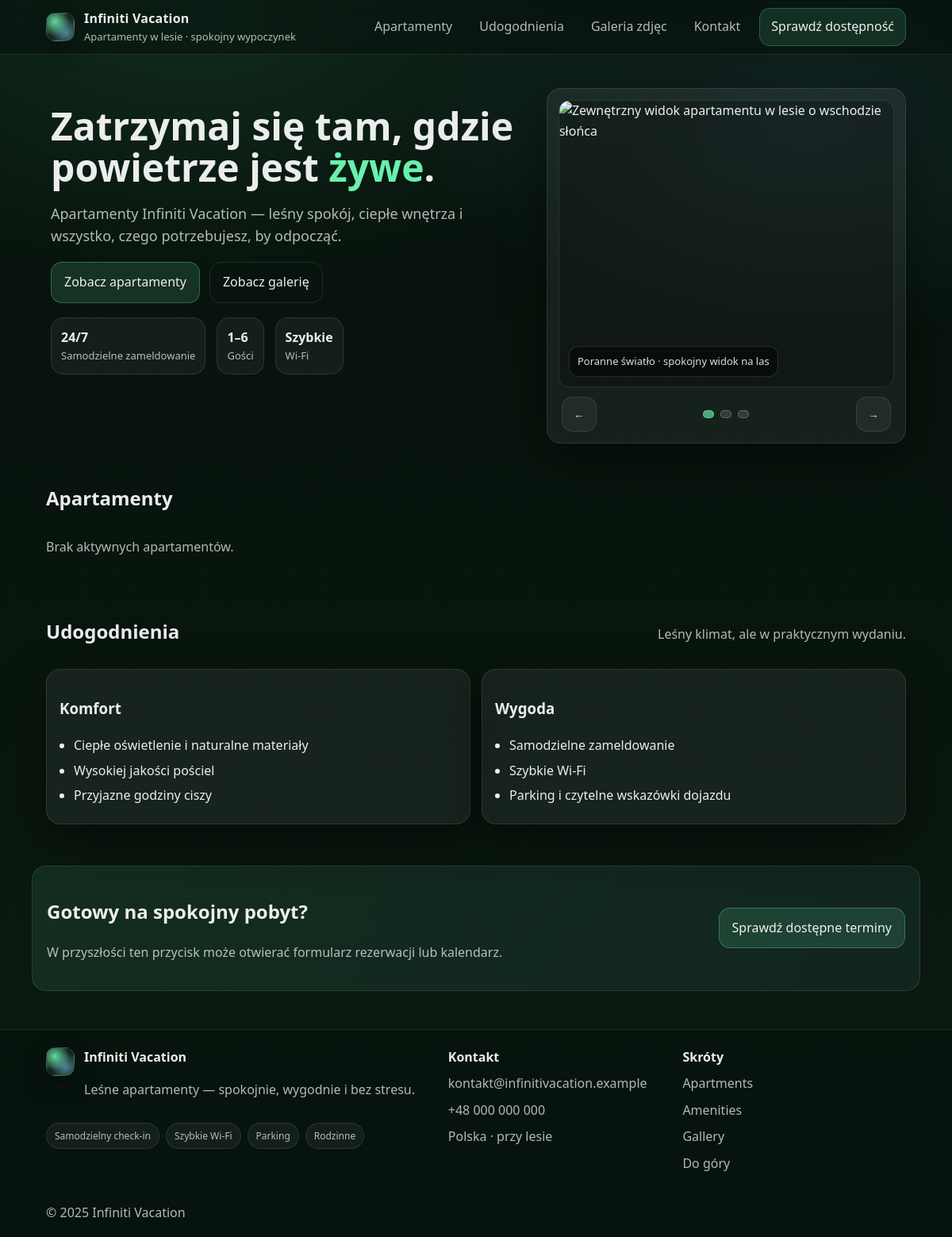
Before: /website/ with the older database file.
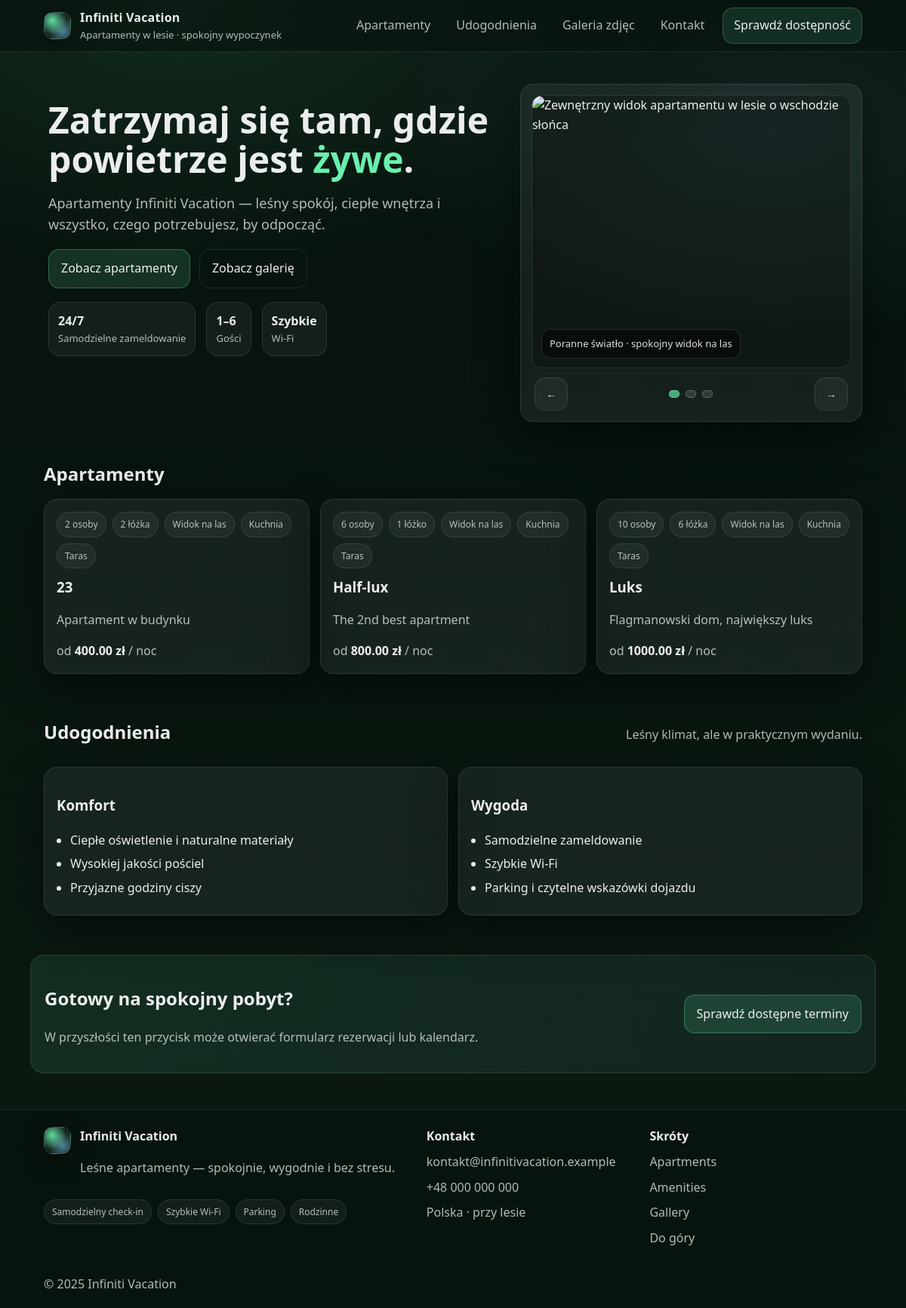
After: the same page with the newer database file.
### infiniti_vacation/models.py (models this page shows, shortened)
class Apartment(models.Model):
    name = models.CharField(_("Name"), max_length=120)
    slug = models.SlugField(_("Slug"), max_length=140, unique=True)
    short_description = models.CharField(
        _("Short description"), max_length=220, blank=True
    )
    description = models.TextField(_("Description"), blank=True)
    guests_max = models.PositiveSmallIntegerField(_("Max guests"), default=2)
    beds = models.PositiveSmallIntegerField(_("Beds"), default=1)
    has_kitchen = models.BooleanField(_("Kitchen"), default=False)
    has_terrace = models.BooleanField(_("Terrace"), default=False)
    forest_view = models.BooleanField(_("Forest view"), default=True)
    price_per_night_pln = models.DecimalField(
        _("Price per night (PLN)"), max_digits=8, decimal_places=2
    )
    cover_image_path = models.CharField(
        _("Cover image path"),
        max_length=255,
        blank=True,
        help_text=_(
            "Example: infinitivacation/img/apt-1.jpg or static path: "
            "infiniti_vacation/img/slide-1.jpg"
        ),
    )
    is_active = models.BooleanField(_("Active"), default=True)
    created_at = models.DateTimeField(_("Created at"), auto_now_add=True)
    updated_at = models.DateTimeField(_("Updated at"), auto_now=True)
    class Meta:
        verbose_name = _("Apartment")
        verbose_name_plural = _("Apartments")
        ordering = ["name"]
        indexes = [
            models.Index(fields=["is_active"]),
            models.Index(fields=["slug"]),
        ]

### infiniti_vacation/views.py (the view)
# urls.py: path("", home, name="home"),
def home(request):
    apartments = Apartment.objects.filter(is_active=True).order_by("name")
    return render(request, "infiniti_vacation/page.html", {"apartments": apartments})

### infiniti_vacation/templates/infiniti_vacation/page.html (shortened to what this page needs)
{% load static %}
<!doctype html>
<html lang="pl">
<head>
  <link rel="stylesheet" href="{% static 'infiniti_vacation/css/site.css' %}">
</head>
<body>
  {% include "infiniti_vacation/partials/header.html" %}
  <main id="main">
    <section class="hero" id="top">
      <div class="container hero-grid">
        <div class="hero-copy">
          <h1>Zatrzymaj się tam, gdzie powietrze jest <span class="accent">żywe</span>.</h1>
          <p class="lead">
            Apartamenty Infiniti Vacation — leśny spokój, ciepłe wnętrza i wszystko, czego potrzebujesz, by odpocząć.
          </p>
          <div class="hero-actions">
            <a class="btn primary" href="#apartments">Zobacz apartamenty</a>
            <a class="btn ghost" href="#gallery">Zobacz galerię</a>
          </div>
          <div class="hero-stats" role="list" aria-label="Najważniejsze informacje">
            <div class="stat" role="listitem"><strong>24/7</strong><span>Samodzielne zameldowanie</span></div>
            <div class="stat" role="listitem"><strong>1–6</strong><span>Gości</span></div>
            <div class="stat" role="listitem"><strong>Szybkie</strong><span>Wi-Fi</span></div>
          </div>
        </div>
        <div class="slider card" id="gallery" aria-label="Galeria zdjęć apartamentów">
          <div class="slider-viewport" data-slider>
            <figure class="slide is-active">
              <figcaption>Poranne światło · spokojny widok na las</figcaption>
            </figure>
          </div>
          <div class="slider-ui">
            <button class="icon-btn" type="button" data-prev aria-label="Poprzednie zdjęcie">←</button>
            <div class="dots" role="tablist" aria-label="Wybierz zdjęcie">
              <button class="dot is-active" type="button" data-dot="0" role="tab" aria-selected="true"></button>
              <button class="dot" type="button" data-dot="1" role="tab" aria-selected="false"></button>
              <button class="dot" type="button" data-dot="2" role="tab" aria-selected="false"></button>
            </div>
            <button class="icon-btn" type="button" data-next aria-label="Następne zdjęcie">→</button>
          </div>
        </div>
      </div>
    </section>
<section class="section" id="apartments">
  <div class="container">
    <div class="section-head">
      <h2>Apartamenty</h2>
    </div>
    <div class="grid-3">
      {% for apt in apartments %}
        <article class="card listing">
          <div class="listing-top">
            <span class="chip">{{ apt.guests_max }} {% if apt.guests_max == 1 %}osoba{% else %}osoby{% endif %}</span>
            <span class="chip">{{ apt.beds }} {% if apt.beds == 1 %}łóżko{% else %}łóżka{% endif %}</span>
            {% if apt.forest_view %}<span class="chip">Widok na las</span>{% endif %}
            {% if apt.has_kitchen %}<span class="chip">Kuchnia</span>{% endif %}
            {% if apt.has_terrace %}<span class="chip">Taras</span>{% endif %}
          </div>
          <h3>{{ apt.name }}</h3>
          {% if apt.short_description %}
            <p class="muted">{{ apt.short_description }}</p>
          {% elif apt.description %}
            <p class="muted">{{ apt.description|truncatechars:120 }}</p>
          {% endif %}
          <div class="listing-bottom">
            <span class="price">od <strong>{{ apt.price_per_night_pln }} zł</strong> / noc</span>
          </div>
        </article>
      {% empty %}
        <p class="muted">Brak aktywnych apartamentów.</p>
      {% endfor %}
    </div>
  </div>
</section>
    <section class="section" id="amenities">
      <div class="container">
        <div class="section-head">
          <h2>Udogodnienia</h2>
          <p class="muted">Leśny klimat, ale w praktycznym wydaniu.</p>
        </div>
        <div class="grid-2">
          <div class="card amenity">
            <h3>Komfort</h3>
            <ul class="bullets">
              <li>Ciepłe oświetlenie i naturalne materiały</li>
              <li>Wysokiej jakości pościel</li>
              <li>Przyjazne godziny ciszy</li>
            </ul>
          </div>
          <div class="card amenity">
            <h3>Wygoda</h3>
            <ul class="bullets">
              <li>Samodzielne zameldowanie</li>
              <li>Szybkie Wi-Fi</li>
              <li>Parking i czytelne wskazówki dojazdu</li>
            </ul>
          </div>
        </div>
      </div>
    </section>
    <section class="section cta">
      <div class="container cta-inner">
        <div>
          <h2>Gotowy na spokojny pobyt?</h2>
          <p class="muted">W przyszłości ten przycisk może otwierać formularz rezerwacji lub kalendarz.</p>
        </div>
        <a class="btn primary" href="#apartments">Sprawdź dostępne terminy</a>
      </div>
    </section>
  </main>
  {% include "infiniti_vacation/partials/footer.html" %}
</body>
</html>

### infiniti_vacation/templates/infiniti_vacation/partials/header.html (shortened to what this page needs)
<header class="site-header">
  <div class="container header-inner">
    <a class="brand" href="#" aria-label="Strona główna Infiniti Vacation">
      <span class="brand-mark" aria-hidden="true"></span>
      <div class="brand-text">
        <span class="brand-name">Infiniti Vacation</span>
        <span class="brand-tagline">Apartamenty w lesie · spokojny wypoczynek</span>
      </div>
    </a>
    <nav class="nav" aria-label="Primary navigation">
      <a class="nav-link" href="#apartments">Apartamenty</a>
      <a class="nav-link" href="#amenities">Udogodnienia</a>
      <a class="nav-link" href="#gallery">Galeria zdjęc</a>
      <a class="nav-link" href="#contact">Kontakt</a>
      <a class="nav-cta" href="#apartments">Sprawdź dostępność</a>
    </nav>
  </div>
</header>

### infiniti_vacation/templates/infiniti_vacation/partials/footer.html
<footer class="site-footer" id="contact">
  <div class="container footer-grid">
    <div>
      <div class="footer-brand">
        <span class="brand-mark" aria-hidden="true"></span>
        <div>
          <strong>Infiniti Vacation</strong>
          <p class="muted">Leśne apartamenty — spokojnie, wygodnie i bez stresu.</p>
        </div>
      </div>
      <div class="footer-badges" aria-label="Najważniejsze">
        <span class="badge">Samodzielny check-in</span>
        <span class="badge">Szybkie Wi-Fi</span>
        <span class="badge">Parking</span>
        <span class="badge">Rodzinne</span>
      </div>
    </div>
    <div class="footer-col">
      <strong>Kontakt</strong>
      <a href="mailto:kontakt@infinitivacation.example" class="footer-link">kontakt@infinitivacation.example</a>
      <a href="tel:+48000000000" class="footer-link">+48 000 000 000</a>
      <span class="muted">Polska · przy lesie</span>
    </div>
    <div class="footer-col">
      <strong>Skróty</strong>
      <a class="footer-link" href="#apartments">Apartments</a>
      <a class="footer-link" href="#amenities">Amenities</a>
      <a class="footer-link" href="#gallery">Gallery</a>
      <a class="footer-link" href="#top">Do góry</a>
    </div>
  </div>
  <div class="container footer-bottom">
    <span>© <span id="year"></span> Infiniti Vacation</span>
  </div>
</footer>

Changed rows visible on the page:
added Apartment: guests_max "2", shows "osoby", beds "2", shows "łóżka", forest_view "Widok na las", has_kitchen "Kuchnia", has_terrace "Taras", name "23", short_description "Apartament w budynku", price_per_night_pln "400.00"
added Apartment: guests_max "6", shows "osoby", beds "1", shows "łóżko", forest_view "Widok na las", has_kitchen "Kuchnia", has_terrace "Taras", name "Half-lux", short_description "The 2nd best apartment", price_per_night_pln "800.00"
added Apartment: guests_max "10", shows "osoby", beds "6", shows "łóżka", forest_view "Widok na las", has_kitchen "Kuchnia", has_terrace "Taras", name "Luks", short_description "Flagmanowski dom, największy luks", price_per_night_pln "1000.00"
Other visible differences:
text no longer shown: "Brak aktywnych apartamentów."
